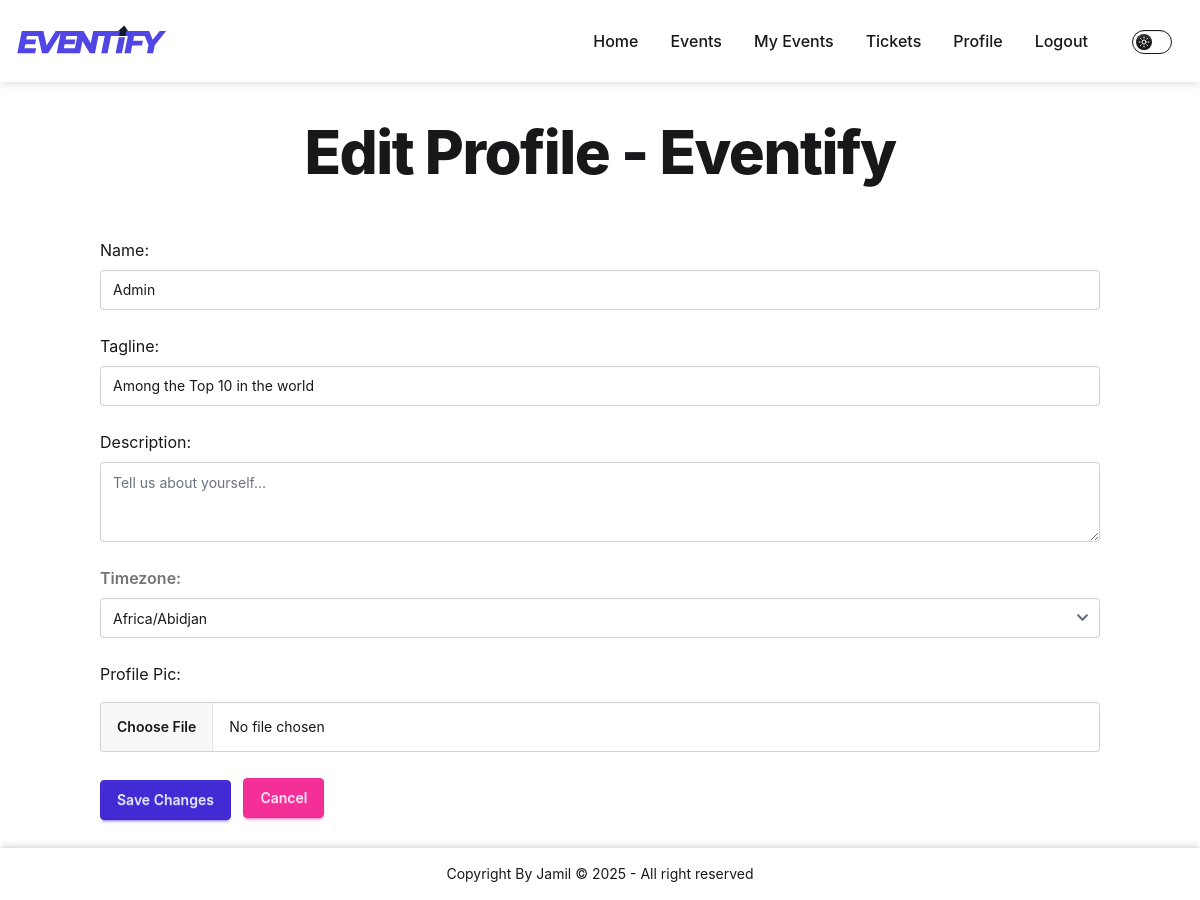
The page /user/admin/edit/ (signed in) on the database its author committed.
### authentication/models.py (models this page shows, shortened)
class User(AbstractUser):
    ROLE_CHOICES = [
        ('admin', 'Admin'),
        ('organizer', 'Organizer'),
        ('attendee', 'Attendee'),
    ]
    id = models.UUIDField(
        primary_key=True,
        default=uuid.uuid4,
        editable=False
    )
    name = models.CharField(_("Full Name"), max_length=300, blank=False)
    email = models.EmailField(_("Email address"), unique=True)
    role = models.CharField(
        max_length=20, choices=ROLE_CHOICES, default='attendee'
    )
    tagline = models.CharField(_("Tagline"), max_length=150, blank=True)
    description = models.TextField(_("Description"), blank=True)
    following = models.ManyToManyField(
        'self',
        symmetrical=False,
        related_name='followers',
        blank=True
    )
    timezone = models.CharField(
        max_length=50,
        choices=[(tz, tz) for tz in pytz.all_timezones],
        default="UTC"
    )
    profile_pic = models.ImageField(
        upload_to='profiles/',
        blank=True,
        null=True
    )

### authentication/views.py (the view)
# urls.py: path('<str:username>/edit/', views.edit_profile, name='edit_profile'),
@login_required
def edit_profile(request, username):
    user = get_object_or_404(User, username=username)
    if request.user != user:
        messages.error(request, "You cannot edit another user's profile.")
        return redirect('authentication:profile', username=user.username)
    if request.method == "POST":
        form = ProfileEditForm(request.POST, request.FILES, instance=user)
        if form.is_valid():
            form.save()
            messages.success(
                request, "Your profile has been updated successfully.")
            return redirect('authentication:profile', username=user.username)
        else:
            messages.error(request, "Please correct the errors below.")
    else:
        form = ProfileEditForm(instance=user)
    return render(request, 'authentication/edit_profile.html', {
        'form': form
    })

### authentication/forms.py
class ProfileEditForm(forms.ModelForm):
    timezone = forms.ChoiceField(
        choices=[(tz, tz) for tz in pytz.common_timezones],
        widget=forms.Select(attrs={
            'class': input_class,
        }),
        required=True,
        label="Timezone"
    )
    class Meta:
        model = User
        fields = ['name', 'tagline', 'description', 'profile_pic', 'timezone']
        widgets = {
            'name': forms.TextInput(attrs={
                'class': input_class,
                'placeholder': "Full Name"
            }),
            'tagline': forms.TextInput(attrs={
                'class': input_class,
                'placeholder': "Short tagline"
            }),
            'description': forms.Textarea(attrs={
                'class': 'textarea-custom w-full my-2',
                'placeholder': "Tell us about yourself..."
            }),
            'timezone': forms.Select(attrs={
                'class': 'select',
                'placeholder': "Tell us about yourself..."
            }),
            'profile_pic': forms.ClearableFileInput(attrs={
                'class': "file-input file-input-bordered my-2 h-fit w-full"
            }),
        }

### templates/authentication/edit_profile.html (shortened to what this page needs)
{% extends 'base.html' %}
{% block body %}
  <div class="min-h-[75dvh] flex flex-col justify-center items-center max-w-[1000px] w-[95%] mx-auto">
    <h1 class="text-4xl font-extrabold leading-none mt-8 mb-14 tracking-tight max-w-[60ch] mx-auto md:text-5xl lg:text-6xl">Edit Profile - Eventify</h1>
    <form class="mb-5 flex flex-col justify-start items-start gap-4 w-full [&_>*]:w-full" action="{% url 'authentication:edit_profile' request.user.username %}" method="post" enctype="multipart/form-data">
      <div>
        <label for="{{ form.name.id_for_label }}">Name:</label>
        {{ form.name }}
      </div>
      <div>
        <label for="{{ form.tagline.id_for_label }}">Tagline:</label>
        {{ form.tagline }}
      </div>
      <div>
        <label for="{{ form.description.id_for_label }}">Description:</label>
        {{ form.description }}
      </div>
      <div class="form-control w-full">
        <label class="label" for="{{ form.timezone.id_for_label }}"><span class="label-text font-semibold">Timezone:</span></label>
        {{ form.timezone }}
      </div>
      <div>
        <label for="{{ form.profile_pic.id_for_label }}" class="block mb-2">Profile Pic:</label>
        {{ form.profile_pic }}
      </div>
      <p>
        <button type="submit" class="mt-1 btn w-fit btn-primary">Save Changes</button>
        <a href="{% url 'authentication:profile' request.user.username %}" class="btn btn-secondary ml-2">Cancel</a>
      </p>
    </form>
  </div>
{% endblock %}

### rows shown on the page
User: name "Admin", tagline "Among the Top 10 in the world", timezone "Africa/Abidjan"
